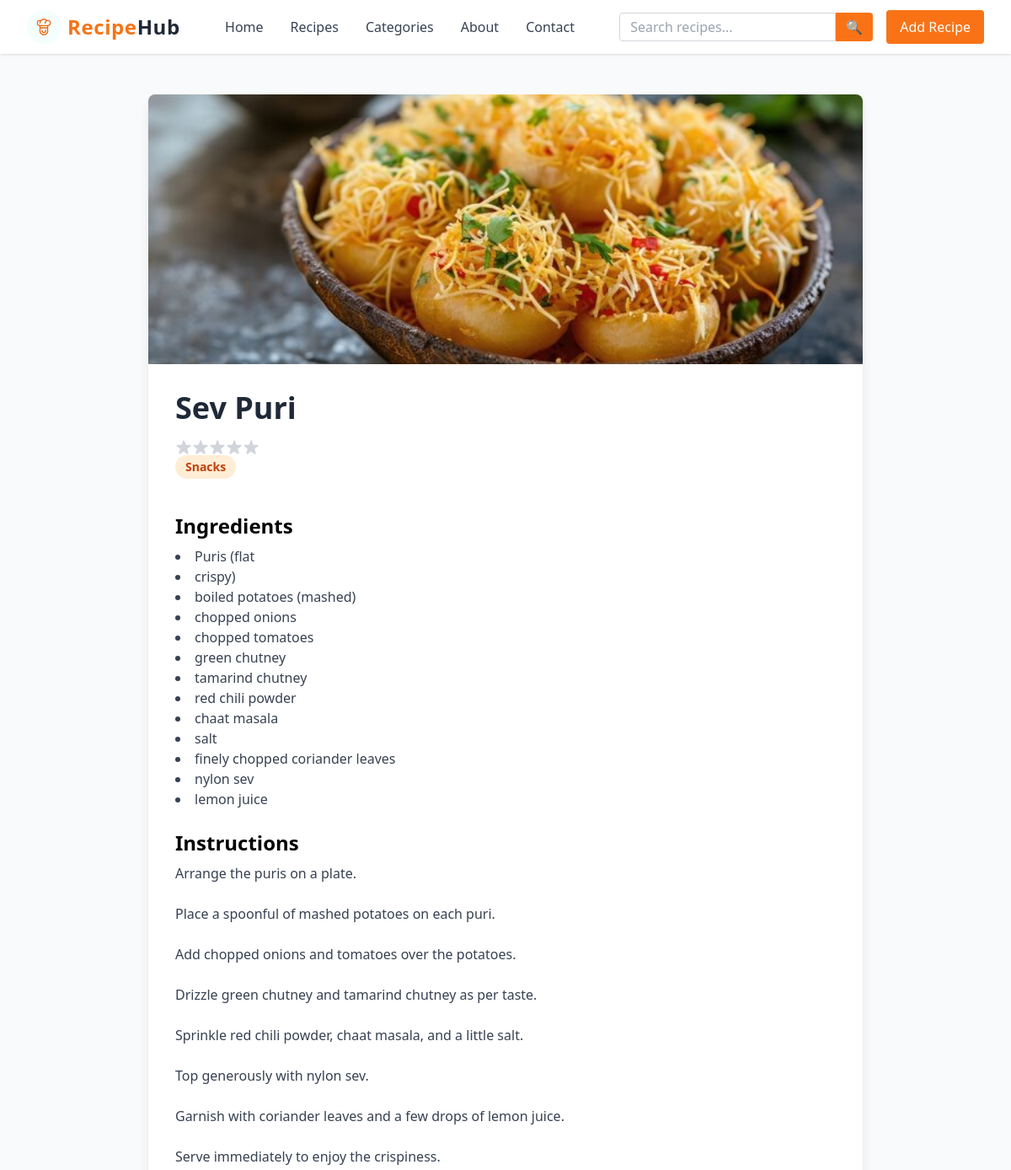
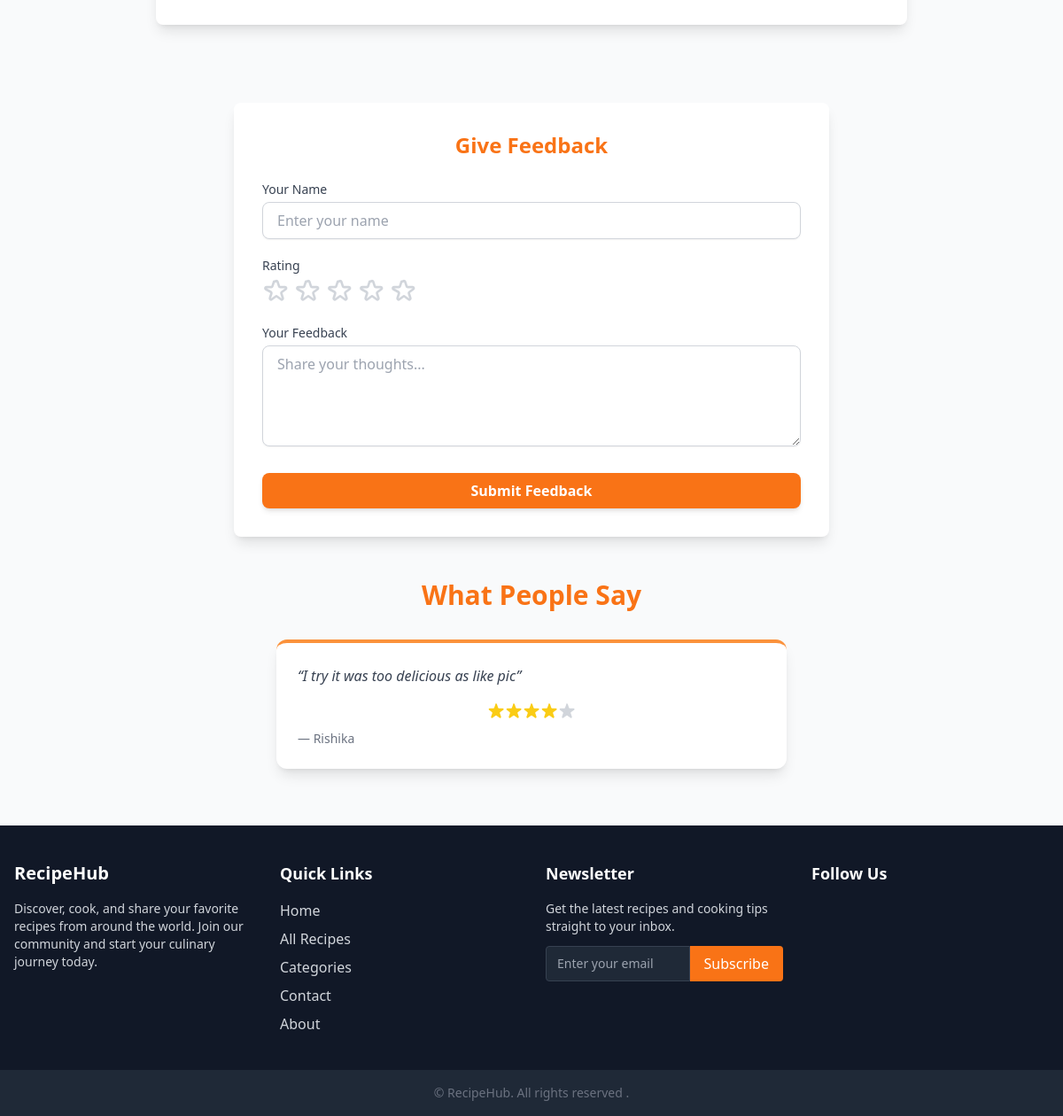
/detail_recipe/sev-puri/, run on the app's committed database (2 pictures, top to bottom).
### recipes/models.py (models this page shows, shortened)
class Recipes(models.Model):
    title = models.CharField(max_length=50)
    discription = models.TextField()
    ingredients = models.TextField()
    instructions = models.TextField()
    image = models.ImageField(upload_to='recipe_image/',blank=True,null=True)
    category = models.ForeignKey(Category, on_delete=models.SET_NULL , null=True, blank=True)
    slug=models.SlugField(unique=True,blank=True,null=True)
    created_at = models.DateTimeField(auto_now_add=True)
    approved = models.BooleanField(default=False)

class Category(models.Model):
    name=models.CharField(max_length=50)
    image=models.ImageField(upload_to='category_image/', blank=True, null=True)#black or null true means without image its support
    slug=models.SlugField(unique=True,blank=True,max_length=120)

class Feedback(models.Model):
    recipe = models.ForeignKey(Recipes, on_delete=models.CASCADE ,related_name='feed_back' )
    name = models.CharField(max_length=50)
    rating = models.PositiveSmallIntegerField()#small positive integer for 1 to 5
    feedback = models.TextField()

### recipes/views.py (the view, shortened to what this page needs)
# urls.py: path('detail_recipe/<str:recipe_slug>/',detail_recipe,name='detail_recipe'),
def detail_recipe(request, recipe_slug):
    recipe=Recipes.objects.get(slug=recipe_slug)
    ingredient_list=recipe.ingredients.split(',')
    feedbacks=Feedback.objects.filter(recipe=recipe)
    return render(request,'detail_recipe.html',context={
        'recipe':recipe,
        'ingredient_list':ingredient_list,
        'feedback':feedbacks
        })

### recipes/templates/detail_recipe.html (shortened to what this page needs)
{% extends "base.html" %}
{% load static %}
{% block content %}
<section class="max-w-4xl mx-auto px-6 py-12">
    <div class="bg-white shadow-lg rounded-lg overflow-hidden">
        {% if recipe.image %}
        <img src="{{ recipe.image.url }}" alt="{{ recipe.title }}" class="w-full h-80 object-cover">
        <!-- {% else %}
        <img src="{% static 'recipes/images/default.jpg' %}" alt="Placeholder" class="w-full h-80 object-cover">
        {% endif %} -->
        <div class="p-8">
            <h1 class="text-4xl font-bold text-gray-800 mb-4">{{ recipe.title }}</h1>
            <div class="flex items-center">
            </div>
            {% if recipe.category %}
            <span class="inline-block bg-orange-100 text-orange-700 px-3 py-1 rounded-full text-sm font-semibold mb-4">
                {{ recipe.category.name }}
            </span>
            {% endif %}
            <div class="mb-6">
                <h2 class="text-2xl font-semibold mb-2">Ingredients</h2>
                <ul class="list-disc list-inside text-gray-700">
                   {% for ingredient in ingredient_list %}
                    <li>{{ ingredient }}</li>
                    {% endfor%}
                </ul>
            </div>
            <div>
                <h2 class="text-2xl font-semibold mb-2">Instructions</h2>
                <p class="text-gray-700 whitespace-pre-line">{{ recipe.instructions }}</p>
            </div>
        </div>
    </div>
</section>
<section class="bg-white shadow-lg rounded-lg p-8 max-w-2xl mx-auto mt-10">
    <h2 class="text-2xl font-bold mb-6 text-center text-orange-500">Give Feedback</h2>
    <form method="POST" action="">
        <div class="mb-5">
            <label for="name" class="block text-sm font-medium text-gray-700 mb-1">Your Name</label>
            <input type="text" name="name" id="name" placeholder="Enter your name"
                class="w-full px-4 py-2 border border-gray-300 rounded-lg shadow-sm focus:outline-none focus:ring-2 focus:ring-orange-400 focus:border-orange-400 transition"
                required>
        </div>
        <div class="mb-5">
            <label class="block text-sm font-medium text-gray-700 mb-1">Rating</label>
            <div class="flex space-x-1 rating-input">
                {% for i in "12345" %}
                <svg data-value="{{ forloop.counter }}" xmlns="http://www.w3.org/2000/svg" fill="none"
                    viewBox="0 0 24 24" stroke-width="2" stroke="currentColor"
                    class="w-8 h-8 cursor-pointer text-gray-300 hover:text-yellow-400 transition">
                    <path stroke-linecap="round" stroke-linejoin="round"
                        d="M11.049 2.927c.3-.921 1.603-.921 1.902 0l1.286 3.944a1 1 0 00.95.69h4.145c.969 0 1.371 1.24.588 1.81l-3.356 2.437a1 1 0 00-.364 1.118l1.286 3.944c.3.921-.755 1.688-1.54 1.118l-3.356-2.437a1 1 0 00-1.176 0l-3.356 2.437c-.784.57-1.838-.197-1.54-1.118l1.286-3.944a1 1 0 00-.364-1.118L2.98 9.371c-.783-.57-.38-1.81.588-1.81h4.145a1 1 0 00.95-.69l1.286-3.944z" />
                </svg>
                {% endfor %}
            </div>
        </div>
        <div class="mb-6">
            <label for="feedback" class="block text-sm font-medium text-gray-700 mb-1">Your Feedback</label>
            <textarea name="feedback" id="feedback" rows="4" placeholder="Share your thoughts..."
                class="w-full px-4 py-2 border border-gray-300 rounded-lg shadow-sm focus:outline-none focus:ring-2 focus:ring-orange-400 focus:border-orange-400 transition"
                required></textarea>
        </div>
        <button type="submit"
            class="w-full py-2 px-4 bg-orange-500 text-white font-semibold rounded-lg shadow-md hover:bg-orange-600 focus:outline-none focus:ring-2 focus:ring-orange-400 focus:ring-offset-2 transition">
            Submit Feedback
        </button>
    </form>
</section>
{% if feedback %}
<section class="mt-12">
    <h2 class="text-2xl md:text-3xl font-bold text-center mb-8 text-orange-500">What People Say</h2>
    {% if feedback|length > 1 %}
    <div class="feedback-swiper-container relative">
        <div class="swiper feedback-swiper">
            <div class="swiper-wrapper">
                {% for fb in feedback %}
                <div class="swiper-slide">
                    <article class="bg-white rounded-xl shadow-lg p-6 border-t-4 border-orange-400">
                        <p class="text-gray-700 italic leading-relaxed">“{{ fb.feedback }}”</p>
                        <div class="mt-4 flex items-center justify-center"
                            aria-label="Rating: {{ fb.rating }} out of 5">
                            {% for i in "12345" %}
                            {% if forloop.counter <= fb.rating %}
                                <svg class="w-5 h-5 text-yellow-400" fill="currentColor" viewBox="0 0 20 20"
                                    aria-hidden="true">
                                    <path
                                        d="M9.049 2.927c.3-.921 1.603-.921 1.902 0l1.347 4.134a1 1 0 0 0 .95.69h4.356c.969 0 1.371 1.24.588 1.81l-3.523 2.56a1 1 0 0 0-.364 1.118l1.347 4.134c.3.921-.755 1.688-1.54 1.118l-3.523-2.56a1 1 0 0 0-1.176 0l-3.523 2.56c-.784.57-1.838-.197-1.54-1.118l1.347-4.134a1 1 0 0 0-.364-1.118L2.08 9.561c-.783-.57-.38-1.81.588-1.81h4.356a1 1 0 0 0 .95-.69l1.347-4.134z" />
                                </svg>
                                {% else %}
                                <svg class="w-5 h-5 text-gray-300" fill="currentColor" viewBox="0 0 20 20"
                                    aria-hidden="true">
                                    <path
                                        d="M9.049 2.927c.3-.921 1.603-.921 1.902 0l1.347 4.134a1 1 0 0 0 .95.69h4.356c.969 0 1.371 1.24.588 1.81l-3.523 2.56a1 1 0 0 0-.364 1.118l1.347 4.134c.3.921-.755 1.688-1.54 1.118l-3.523-2.56a1 1 0 0 0-1.176 0l-3.523 2.56c-.784.57-1.838-.197-1.54-1.118l1.347-4.134a1 1 0 0 0-.364-1.118L2.08 9.561c-.783-.57-.38-1.81.588-1.81h4.356a1 1 0 0 0 .95-.69l1.347-4.134z" />
                                </svg>
                                {% endif %}
                                {% endfor %}
                        </div>
                        <p class="mt-3 text-sm text-gray-500 font-medium">— {{ fb.name }}</p>
                    </article>
                </div>
                {% endfor %}
            </div>
            <div class="swiper-pagination"></div>
            <div class="swiper-button-prev"></div>
            <div class="swiper-button-next"></div>
        </div>
    </div>
    {% else %}
    {% for fb in feedback %}
    <article class="bg-white rounded-xl shadow-lg p-6 border-t-4 border-orange-400 max-w-xl mx-auto">
        <p class="text-gray-700 italic leading-relaxed">“{{ fb.feedback }}”</p>
        <div class="mt-4 flex items-center justify-center" aria-label="Rating: {{ fb.rating }} out of 5">
        </div>
        <p class="mt-3 text-sm text-gray-500 font-medium">— {{ fb.name }}</p>
    </article>
    {% endfor %}
    {% endif %}
</section>
{% endif %}
{% endblock %}

### data on the page
Recipes: image (placeholder picture), title "Sev Puri", category.name "Snacks", instructions "Arrange the puris on a plate. Place a spoonful of mashed potatoes on each puri. Add chopped onions and tomatoes over the potatoes. Drizzle green chutney and tamarind chutney as per taste. Sprinkle red chili powder, chaat masala, and a little salt. Top generously with nylon sev. Garnish with coriander leaves and a few drops of lemon juice. Serve immediately to enjoy the crispiness."
Feedback: feedback "I try it was too delicious as like pic", rating 4 (drawn), name "Rishika"

### other printed values
{{ ingredient }} "Puris (flat" "crispy)" "boiled potatoes (mashed)" "chopped onions" "chopped tomatoes" "green chutney" "tamarind chutney" "red chili powder" "chaat masala" "salt" "finely chopped coriander leaves" "nylon sev" "lemon juice"
